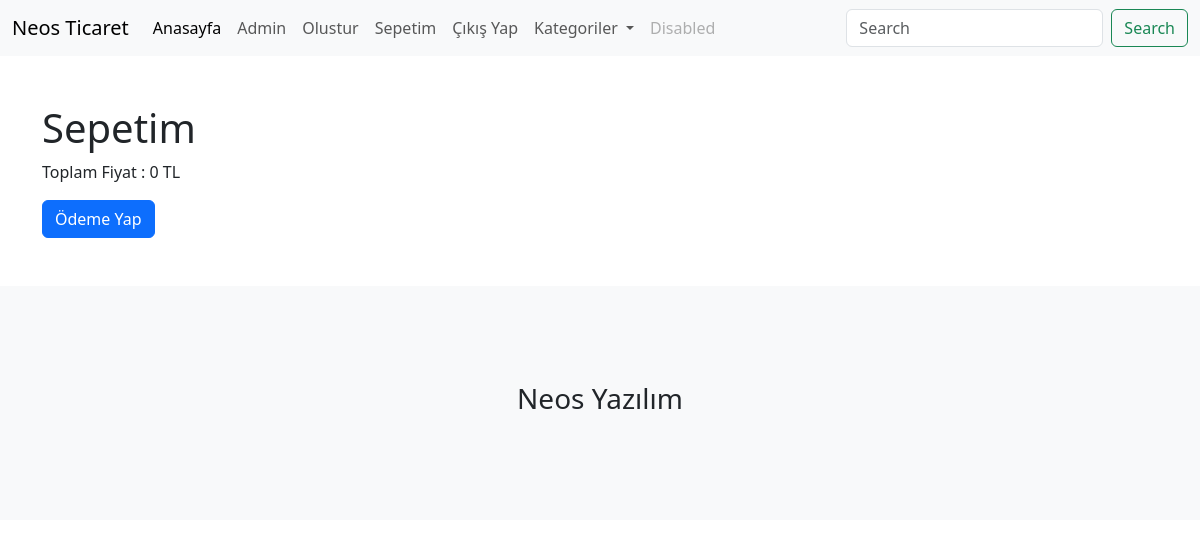
The page /sepet/ (signed in) on the database as committed earlier.
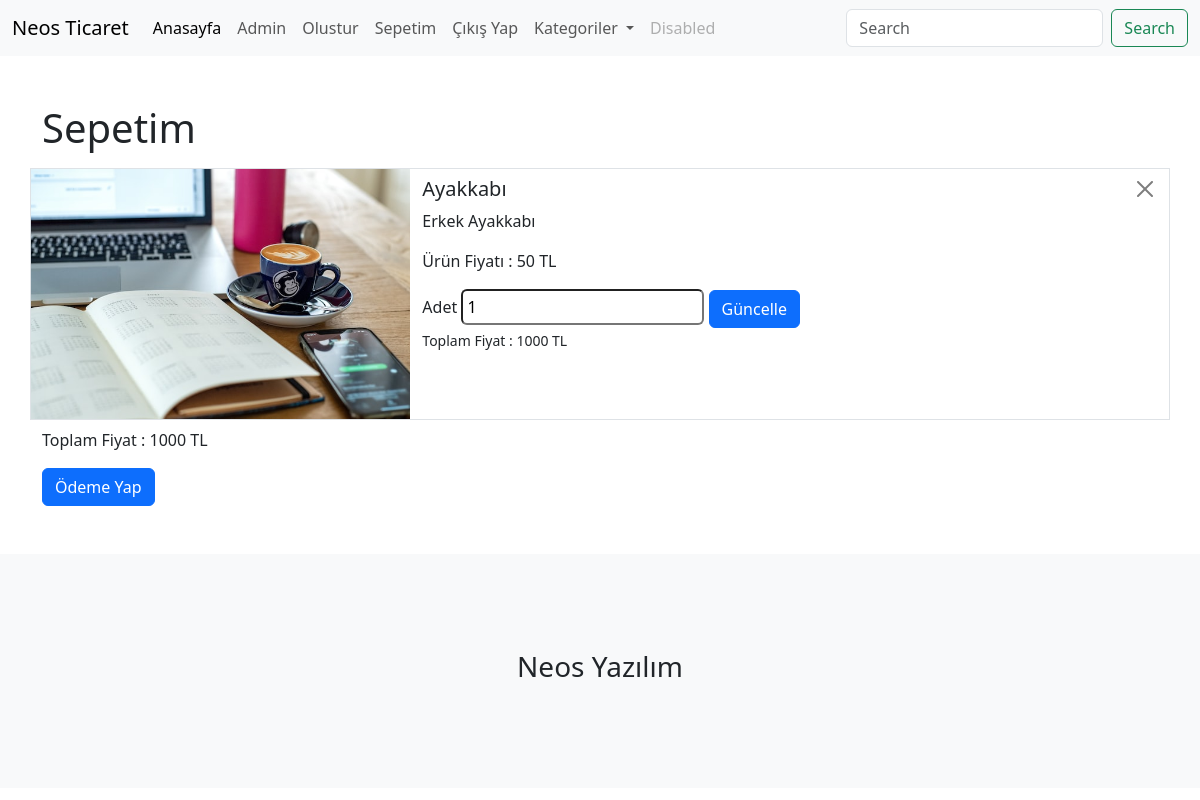
The same page on the database as committed later.
### urunler/models.py (models this page shows, shortened)
class Sepet(models.Model):
    urun = models.ForeignKey(Urun, on_delete=models.CASCADE)
    user = models.ForeignKey(User, on_delete=models.CASCADE)
    adet = models.IntegerField(default=1)
    toplam = models.IntegerField()
    odendiMi = models.BooleanField(default=False)

class Urun(models.Model):
    olusturan = models.ForeignKey(User, on_delete=models.CASCADE, null=True)
    kategori = models.ForeignKey(Kategori,on_delete=models.CASCADE, null=True, blank=True)
    alt = models.ManyToManyField(AltKategori)
    seri = models.OneToOneField(SeriNo, on_delete=models.SET_NULL, null=True, blank=True)
    isim = models.CharField(max_length=100) # text inputu
    aciklama = models.TextField(max_length = 500) # textarea
    fiyat = models.IntegerField() # number inputu
    resim = models.FileField(upload_to='urunler/', null=True)

### urunler/views.py (the view, shortened to what this page needs)
# urls.py: path('sepet/', sepet, name='sepet'),
def sepet(request):
    user = request.user
    sepetim = Sepet.objects.filter(user = user, odendiMi = False)
    toplam = 0
    for i in sepetim:
        toplam += i.toplam
    context = {
        'sepetim':sepetim,
        'toplam':toplam
    }
    return render(request, 'sepet.html', context)

### urunler/templates/sepet.html (shortened to what this page needs)
{% extends "index.html" %}
{% load static %}
{% block content %}
    <div class="container mt-5">
        <h1>Sepetim</h1>
        <div class="row">
            <div class="col-12">
                {% for urun in sepetim %}
                    <div class="row border my-2">
                    <div class="col-4 p-0">
                        <img src="{{urun.urun.resim.url}}" width="100%" height="250" alt="">
                    </div>
                    <div class="col-8">
                        <div class="d-flex justify-content-between mt-2">
                            <h5>{{urun.urun.isim}}</h5>
                            <form action="" method="POST">
                                <input type="submit" value="" class="btn-close ">
                            </form>
                        </div>
                        <p>{{urun.urun.aciklama}}</p>
                        <p>Ürün Fiyatı : {{urun.urun.fiyat}} TL</p>
                        <form action="" method="POST">
                            <label for="">Adet</label>
                            <input type="number" name="yeniAdet" value="{{urun.adet}}" class=" rounded-2 p-1" id="">
                            <input type="submit" value="Güncelle" name="guncelle" class="btn btn-primary">
                        </form>
                        <small>Toplam Fiyat : {{urun.toplam}} TL</small>
                    </div>
                </div>
                {% endfor %}
            </div>
            <p>Toplam Fiyat : {{toplam}} TL</p>
            <form action="" method="POST">
                <input type="submit" value="Ödeme Yap" name="odeme" class="btn btn-primary">
            </form>
        </div>
    </div>
{% endblock content %}

Rows that differ between the two databases and show on the page:
added Sepet: urun.resim (picture), urun.isim "Ayakkabı", urun.aciklama "Erkek Ayakkabı", urun.fiyat "50", yeniAdet "1", toplam "1000"
Other text that changed with them:
{{ toplam }}: "0" → "1000"
